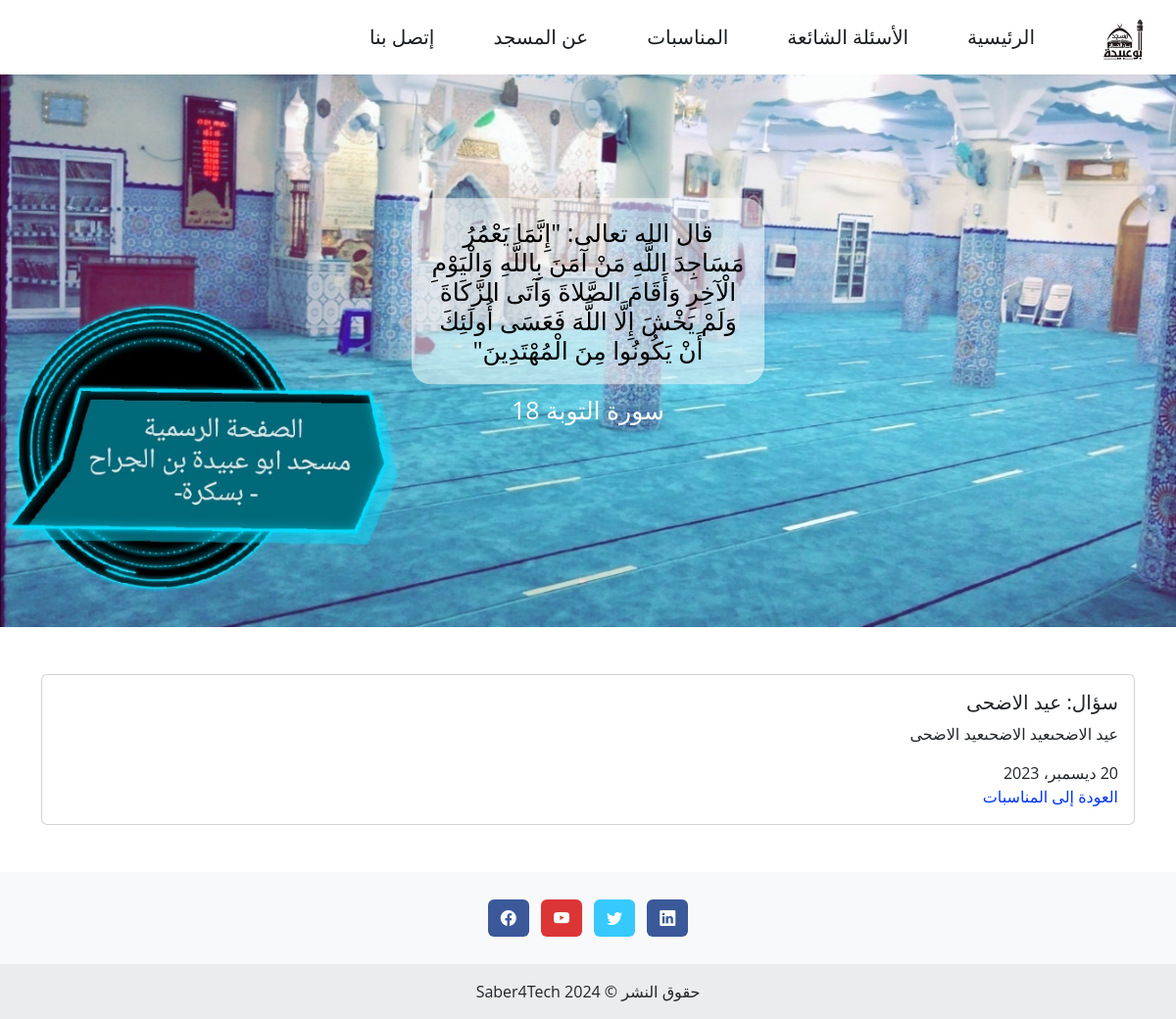
Page /events_details/3/ on the committed database.
### appAbuObaida/models.py (models this page shows, shortened)
class EventsModel(models.Model):
    event_title = models.CharField(max_length=500)
    event_description = models.TextField()
    pub_date = models.DateField(auto_now_add=True)
    class Meta:
        verbose_name = "النشاطات"
        verbose_name_plural = "النشاطات"

### appAbuObaida/views.py (the view)
# urls.py: path('events_details/<int:event_id>/', views.events_details, name='events_details'),
def events_details(request, event_id):
    activate('ar')
    event_to_detailed = get_object_or_404(EventsModel, pk=event_id)
    context = {
        'event_to_detailed': event_to_detailed
    }
    return render(request, 'appAbuObaida/event_details.html', context)

### appAbuObaida/views.py (called while the page is built)
def footer_date(request):
    footer_date_detailed = datetime.datetime.now().year
    context = {
        'footer_date_detailed': footer_date_detailed
    }
    return context

### templates/appAbuObaida/event_details.html (shortened to what this page needs)
{% extends 'appAbuObaida/base.html' %}
{% load static %}
{% block content %}
    <div class="container my-5" dir="rtl">
        <div class="card card-questions">
            <div class="card-body">
                <h5 class="card-title">سؤال: {{ event_to_detailed.event_title }}</h5>
                <p class="card-text">
                    {{ event_to_detailed.event_description }}
                </p>
                <span>{{ event_to_detailed.pub_date }}</span><br>
                <a class="card-link mt-4" href="{% url 'events_view' %}">
                    العودة إلى المناسبات
                </a>
            </div>
        </div>
    </div>
{% endblock %}

### static/css/styles.css (style rules this page uses)
* { margin: 0; padding: 0; box-sizing: border-box; font-family: 'Open Sans', 'sans-serif'; }
body { height: 100vh; background-color: #fff; font-family: Arial, sans-serif; margin: 0; padding: 0; box-sizing: border-box; }
.card-link { text-decoration: none; color: #0034ff; }
.card-questions { margin-bottom: 10px }
a { text-decoration: none; color: #f1f1f1; }

### rows in the picture
EventsModel: event_title "عيد الاضحى", event_description "عيد الاضحىعيد الاضحىعيد الاضحى", pub_date "20 ديسمبر، 2023"
